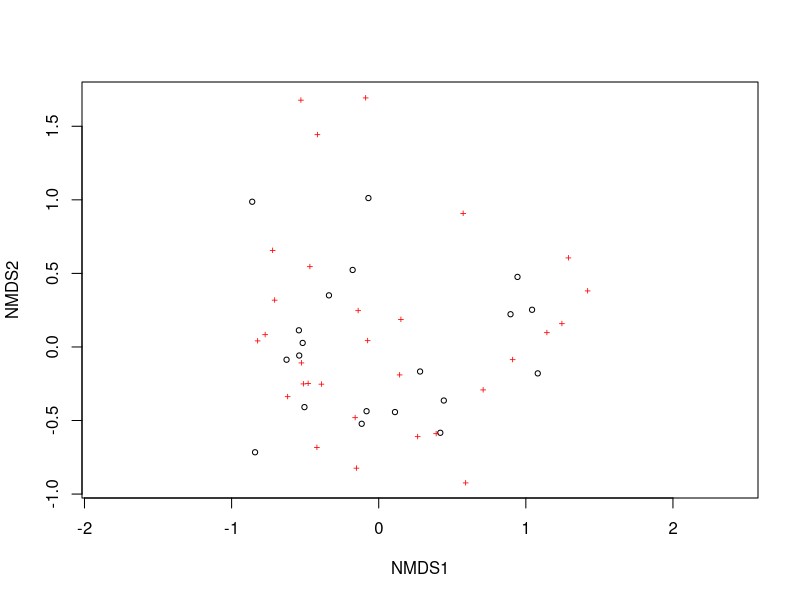
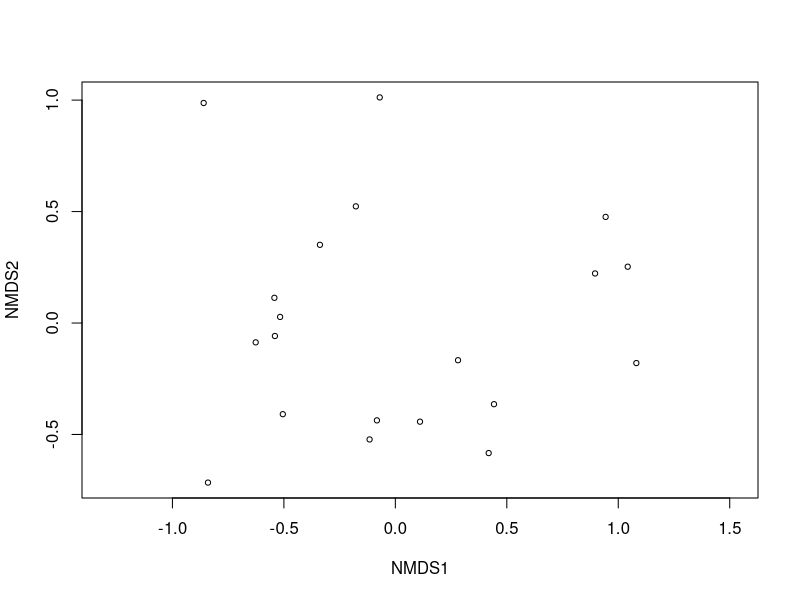
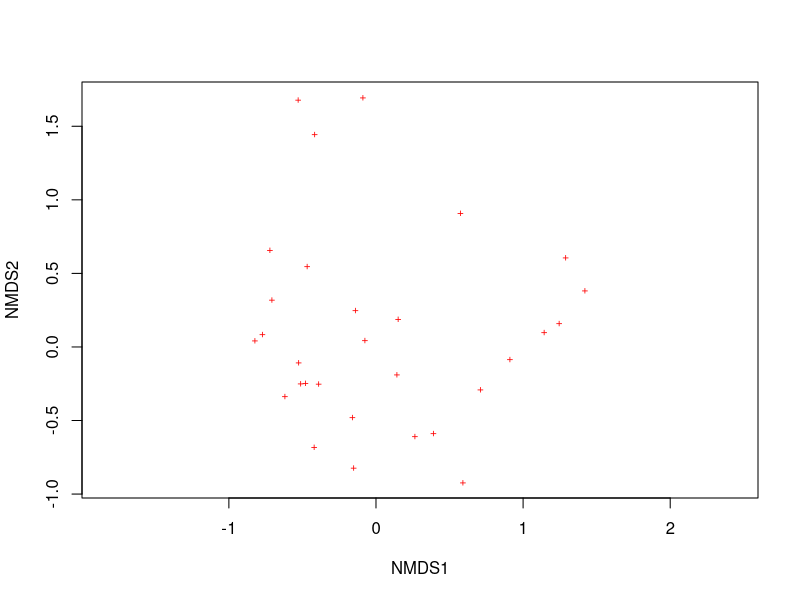
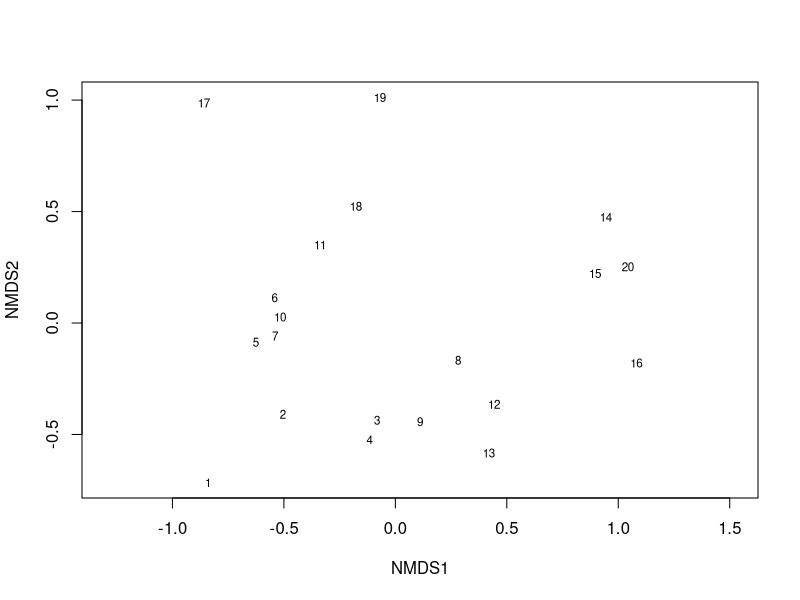
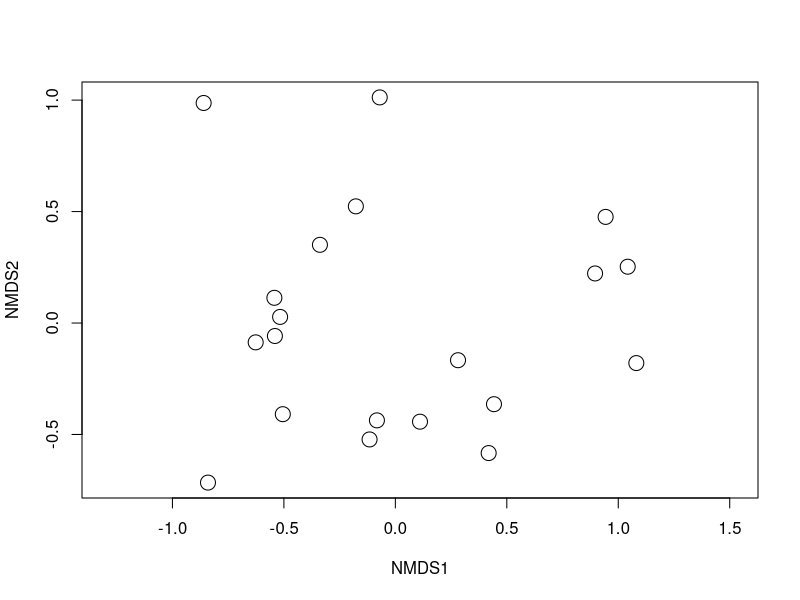
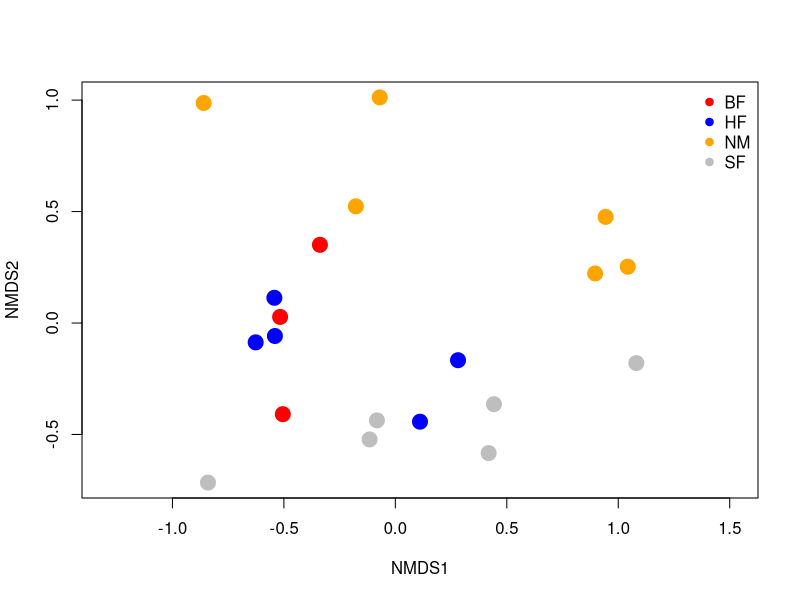
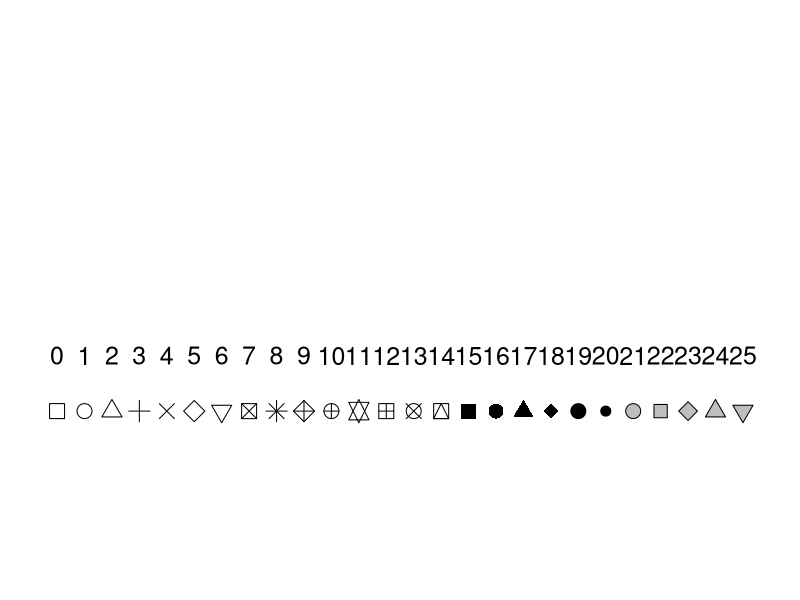
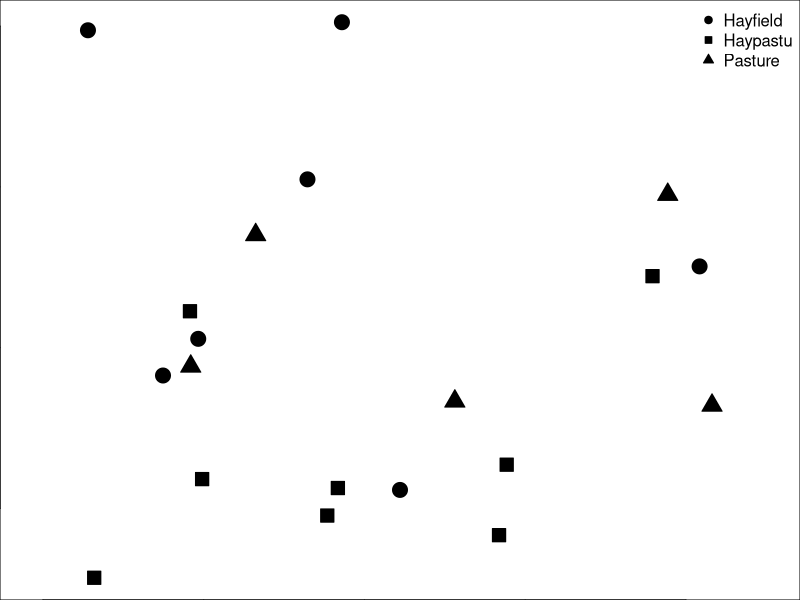

Reproduce these figures in R, in order.
## ---- chunk 1
knitr::opts_chunk$set(comment = "", cache = TRUE)
## ---- chunk 2
library("vegan")
data(dune)
data(dune.env)
## ---- chunk 3
head(dune[,1:10], n=3)
## ---- chunk 4
head(dune.env, n=3)
## ---- chunk 5
dune.bray.ord <- metaMDS(dune, distance = "bray", k = 2, trymax = 50)
## ---- chunk 6
plot(dune.bray.ord)
## ---- chunk 7
plot(dune.bray.ord, display = "sites")
## ---- chunk 8
plot(dune.bray.ord, display = "species")
## ---- chunk 9
plot(dune.bray.ord, display = "sites", type = "t")
## ---- chunk 10
plot(dune.bray.ord, display = "sites", cex=2)
## ---- chunk 11
colors.vec <- c("red", "blue", "orange", "grey")
plot(dune.bray.ord, display = "sites", type = "n")
points(dune.bray.ord, display = "sites", cex=2, pch = 21, 
       col = colors.vec[dune.env$Management], 
       bg = colors.vec[dune.env$Management])
legend("topright", legend = levels(dune.env$Management), bty = "n",
                      col = colors.vec, pch = 21, pt.bg = colors.vec)
## ---- chunk 12
par(mar = rep(0,4))
plot(c(-1, 26), 0:1, type = "n", axes = FALSE)
text(0:25, 0.4, 0:25, cex = 1.5)
points(0:25, rep(0.3, 26), pch = 0:25, bg = "grey", cex = 2)
## ---- chunk 13
shapes.vec <- c(21, 22, 24)
plot(dune.bray.ord, display = "sites", type = "n")
points(dune.bray.ord, display = "sites", cex=2, bg = "black", 
       pch = shapes.vec[dune.env$Use])
legend("topright", legend = levels(dune.env$Use), bty = "n",
                      col = "black", pch = shapes.vec, pt.bg = "black")
## ---- chunk 14
colors.vec <- c("red", "blue", "orange", "grey")
shapes.vec <- c(21, 22, 24)
plot(dune.bray.ord, display = "sites", type = "n")
points(dune.bray.ord, display = "sites", cex=2, 
       pch = shapes.vec[dune.env$Use], 
       col = colors.vec[dune.env$Management], 
       bg = colors.vec[dune.env$Management])
legend("topright", legend = levels(dune.env$Management), bty = "n",
                      col = colors.vec, pch = 21, pt.bg = colors.vec)
legend(1.5,1.05, legend = levels(dune.env$Use), bty = "n",
                      col = "black", pch = shapes.vec, pt.bg = "black")
## ---- chunk 15
# Just points
plot(dune.bray.ord, display = "sites", cex=2)
## ---- chunk 16
plot(dune.bray.ord, display = "sites", cex=2)
ordihull(dune.bray.ord,groups = dune.env$Management, label = TRUE)
## ---- chunk 17
plot(dune.bray.ord, display = "sites", cex=2)
ordihull(dune.bray.ord,groups = dune.env$Management, label = TRUE, col = "blue")
## ---- chunk 18
plot(dune.bray.ord, display = "sites", cex=2)
ordihull(dune.bray.ord,groups = dune.env$Management, label = TRUE, col = "blue")
ordispider(dune.bray.ord,groups = dune.env$Management, label = TRUE)
## ---- chunk 19
plot(dune.bray.ord, display = "sites", cex=2)
ordispider(dune.bray.ord,groups = dune.env$Management, label = TRUE)
## ---- chunk 20
plot(dune.bray.ord, type = "n")
## ---- chunk 21
plot(dune.bray.ord, type = "n")
points(dune.bray.ord,display = "sites", cex = 2)
## ---- chunk 22
plot(dune.bray.ord, display = "sites", type = "n")
## ---- chunk 23
plot(dune.bray.ord, display = "sites", type = "n")
points(dune.bray.ord, display = "sites", cex = 2)
## ---- chunk 24
plot(dune.bray.ord, display = "sites", type = "n")
points(dune.bray.ord,display = "sites", cex = 2)
ordispider(dune.bray.ord,groups = dune.env$Management, label = TRUE)
## ---- chunk 25
plot(dune.bray.ord, display = "sites", type = "n")
points(dune.bray.ord, display = "sites", cex = 2)
ordiellipse(dune.bray.ord,groups = dune.env$Management, label = TRUE)
## ---- chunk 26
plot(dune.bray.ord, display = "sites", type = "n")
points(dune.bray.ord,display = "sites", cex = 2)
ordisurf(dune.bray.ord,dune.env$A1, add = TRUE)
## ---- chunk 27
dune.bray.ord.A1.fit <- envfit(dune.bray.ord,dune.env$A1, permutations = 1000)
dune.bray.ord.A1.fit
## ---- chunk 28
plot(dune.bray.ord, display = "sites", type = "n")
points(dune.bray.ord,display = "sites", cex = 2)
plot(dune.bray.ord.A1.fit, add = TRUE)
ordisurf(dune.bray.ord,dune.env$A1, add = TRUE)
